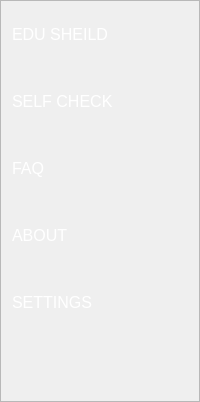
        <widget class="QFrame" name="frame_9">
         <property name="styleSheet">
          <string notr="true">#frame_9
{
	background-color: #121214;
}</string>
         </property>
         <property name="frameShape">
          <enum>QFrame::StyledPanel</enum>
         </property>
         <property name="frameShadow">
          <enum>QFrame::Raised</enum>
         </property>
         <layout class="QVBoxLayout" name="verticalLayout_2">
          <property name="spacing">
           <number>48</number>
          </property>
          <property name="topMargin">
           <number>24</number>
          </property>
          <item>
           <widget class="QPushButton" name="eduButton">
            <property name="font">
             <font>
              <pointsize>-1</pointsize>
             </font>
            </property>
            <property name="styleSheet">
             <string notr="true">
#eduButton {	
	border: none;
	background-color: transparent;
	color: #FFFFFF;
	font-size:16px;
	text-align:left;
}
#eduButton:hover {
	background-color: rgb(52, 59, 72);
}
#eduButton:pressed {	
	background-color: rgb(85, 170, 255);
}</string>
            </property>
            <property name="text">
             <string>EDU SHEILD</string>
            </property>
            <property name="icon">
             <iconset resource="icons/icons.qrc">
              <normaloff>:/icons/cil-chart-line.png</normaloff>:/icons/cil-chart-line.png</iconset>
            </property>
            <property name="iconSize">
             <size>
              <width>32</width>
              <height>32</height>
             </size>
            </property>
           </widget>
          </item>
          <item>
           <widget class="QPushButton" name="selfCheckButton">
            <property name="styleSheet">
             <string notr="true">
#selfCheckButton {	
	border: none;
	background-color: transparent;
	color: #FFFFFF;
	font-size:16px;
	text-align:left;
}
#selfCheckButton:hover {
	background-color: rgb(52, 59, 72);
}
#selfCheckButton:pressed {	
	background-color: rgb(85, 170, 255);
}</string>
            </property>
            <property name="text">
             <string>SELF CHECK</string>
            </property>
            <property name="icon">
             <iconset resource="icons/icons.qrc">
              <normaloff>:/icons/eye.png</normaloff>:/icons/eye.png</iconset>
            </property>
            <property name="iconSize">
             <size>
              <width>32</width>
              <height>32</height>
             </size>
            </property>
           </widget>
          </item>
          <item>
           <widget class="QPushButton" name="faqButton">
            <property name="styleSheet">
             <string notr="true">
#faqButton {	
	border: none;
	background-color: transparent;
	color: #FFFFFF;
	font-size:16px;
	text-align:left;
}
#faqButton:hover {
	background-color: rgb(52, 59, 72);
}
#faqButton:pressed {	
	background-color: rgb(85, 170, 255);
}</string>
            </property>
            <property name="text">
             <string>FAQ</string>
            </property>
            <property name="icon">
             <iconset resource="icons/icons.qrc">
              <normaloff>:/icons/sun.png</normaloff>:/icons/sun.png</iconset>
            </property>
            <property name="iconSize">
             <size>
              <width>32</width>
              <height>32</height>
             </size>
            </property>
           </widget>
          </item>
          <item>
           <widget class="QPushButton" name="aboutButton">
            <property name="styleSheet">
             <string notr="true">
#aboutButton {	
	border: none;
	background-color: transparent;
	color: #FFFFFF;
	font-size:16px;
	text-align:left;
}
#aboutButton:hover {
	background-color: rgb(52, 59, 72);
}
#aboutButton:pressed {	
	background-color: rgb(85, 170, 255);
}</string>
            </property>
            <property name="text">
             <string>ABOUT</string>
            </property>
            <property name="icon">
             <iconset resource="icons/icons.qrc">
              <normaloff>:/icons/cil-comment-square.png</normaloff>:/icons/cil-comment-square.png</iconset>
            </property>
            <property name="iconSize">
             <size>
              <width>32</width>
              <height>32</height>
             </size>
            </property>
           </widget>
          </item>
          <item>
           <widget class="QPushButton" name="settingButton">
            <property name="styleSheet">
             <string notr="true">
#settingButton {	
	border: none;
	background-color: transparent;
	color: #FFFFFF;
	font-size:16px;
	text-align:left;
}
#settingButton:hover {
	background-color: rgb(52, 59, 72);
}
#settingButton:pressed {	
	background-color: rgb(85, 170, 255);
}</string>
            </property>
            <property name="text">
             <string>SETTINGS</string>
            </property>
            <property name="icon">
             <iconset resource="icons/icons.qrc">
              <normaloff>:/icons/cil-settings.png</normaloff>:/icons/cil-settings.png</iconset>
            </property>
            <property name="iconSize">
             <size>
              <width>32</width>
              <height>32</height>
             </size>
            </property>
           </widget>
          </item>
          <item>
           <spacer name="verticalSpacer">
            <property name="orientation">
             <enum>Qt::Vertical</enum>
            </property>
            <property name="sizeType">
             <enum>QSizePolicy::MinimumExpanding</enum>
            </property>
            <property name="sizeHint" stdset="0">
             <size>
              <width>20</width>
              <height>78</height>
             </size>
            </property>
           </spacer>
          </item>
         </layout>
        </widget>
